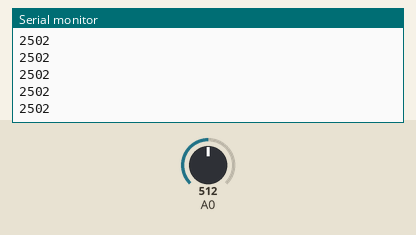
This sketch was run on a simulated Arduino Uno, built with avr-gcc and run on an emulated ATmega328P. Parts: the last lines printed to the serial monitor. The inputs (shaded band) are chosen by the test bench; at power-on: A0 = 512.

Above: at 1.2 s.
1.3 s: A0 set to 716
At 2.3 s:
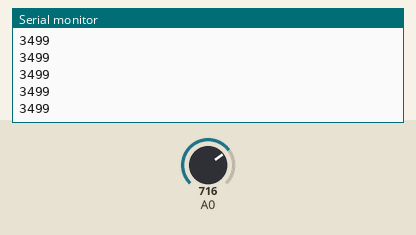
2.8 s: A0 set to 900
At 3.8 s:
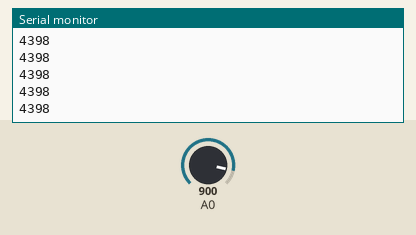
Timing chart, 0 to 5.8 s (numbered marks = the images above; inputs shaded):
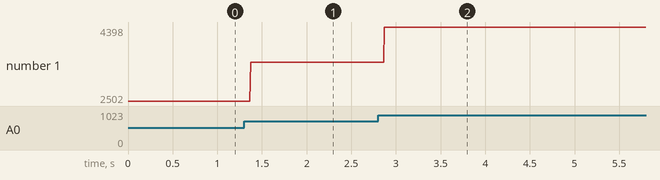

The sketch:

Bai1.ino
```cpp
int pinled[]={2,3,4,5,6,7,8,9};

void setup() {
  Serial.begin(9600);  //Mở cổng Serial để giap tiếp | tham khảo Serial
}

void loop() {
  int value = analogRead(A0);    //đọc giá trị điện áp ở chân A0
                                //(value luôn nằm trong khoảng 0-1023)
                               //xuất ra giá trị vừa đọc

  int voltage;
  voltage = map(value,0,1023,0,5000);   //chuyển thang đo của value
                                        //từ 0-1023 sang 0-5000 (mV)
  Serial.println(voltage);              //xuất ra điện áp (đơn vị là mV)
//
  Serial.println();     //xuống hàng
  //delay(200);           //đợi 0.2 giây
  for (int i =0; i<= int(voltage/625)-1; i++){
      digitalWrite(pinled[i],HIGH);
  }
  for (int i =int(voltage/625); i < 8; i++){
      digitalWrite(pinled[i],LOW);
  }

}
```

Measured:
- after the input at 1.3 s, the serial monitor: prints a new line after 0.07 s (image 1)
- after the input at 2.8 s, the serial monitor: prints a new line after 0.07 s (image 2)
- plotted number 1: 2502 → 3499 after the input at 1.3 s, 3499 → 4398 after the input at 2.8 s
